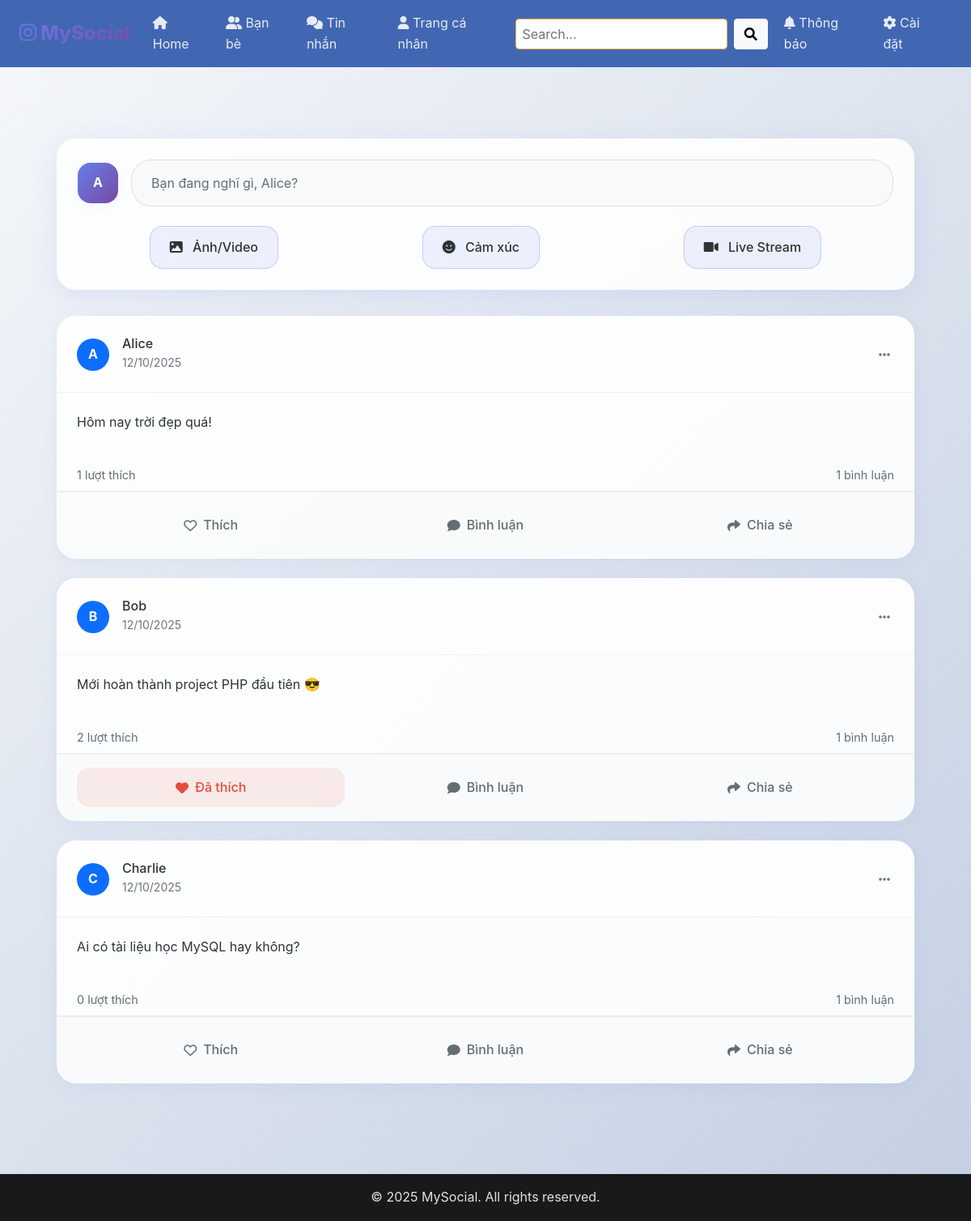
Page /app/views/pages/posts/home.php on the committed database.
### tables this page shows
CREATE TABLE Post (
    PostID INT AUTO_INCREMENT PRIMARY KEY,
    AuthorID INT NOT NULL,
    Content TEXT,
    PostTime DATETIME DEFAULT CURRENT_TIMESTAMP,
    SharedFromPostID INT NULL,
    FOREIGN KEY (AuthorID) REFERENCES Account(AccountID),
    FOREIGN KEY (SharedFromPostID) REFERENCES Post(PostID)
);

CREATE TABLE Account (
    AccountID INT AUTO_INCREMENT PRIMARY KEY,
    Email VARCHAR(100) UNIQUE NOT NULL,
    PasswordHash VARCHAR(255) NOT NULL,
    Username VARCHAR(50) UNIQUE NOT NULL
);

### core/Database.php (called while the page is built, shortened)
<?php
class Database {
    private $conn;
    public function __construct() {
        $this->conn = new mysqli(HOST, USER, PASSWORD, DB);
        $this->conn->set_charset("utf8mb4");
    }
    public function callProcedureSelect($procedureName, $params = []) {
        $placeholders = $params ? implode(',', array_fill(0, count($params), '?')) : '';
        $sql = "CALL $procedureName($placeholders)";
        $stmt = $this->conn->prepare($sql);
        if ($params) {
            $types = str_repeat('s', count($params));
            $stmt->bind_param($types, ...$params);
        }
        $stmt->execute();
        $result = $stmt->get_result();
        $data = [];
        if ($result) {
            while ($row = $result->fetch_assoc()) {
                $data[] = $row;
            }
        }
        return $data;
    }
}
?>

### app/controllers/PostController.php (called while the page is built, shortened)
<?php
require_once __DIR__ . '/../models/Post.php';
class PostController {
    public function getAllPosts() {
        try {
            $postModel = new Post(0);
            $postsFromDB = $postModel->getAll();
            $posts = [];
            if ($postsFromDB && is_array($postsFromDB)) {
                foreach ($postsFromDB as $row) {
                    $posts[] = $this->formatPostData($row);
                }
            }
            return $posts;
        } catch (Exception $e) {
            error_log("PostController::getAllPosts() - Error: " . $e->getMessage());
            return [[
                'post_id' => 0,
                'username' => 'System',
                'content' => 'Lỗi khi tải bài viết. Vui lòng thử lại sau.',
                'media_url' => null,
                'like_count' => 0,
                'comment_count' => 0,
                'created_at' => 'Vừa xong'
            ]];
        }
    }
    private function formatPostData($row) {
        $imageUrl = $row['ImageUrl'] ?? null;
        $createdAt = $this->formatTimeAgo($row['CreatedAt'] ?? $row['PostTime'] ?? null);
        return [
            'post_id' => $row['PostID'],
            'username' => $row['Username'] ?? 'Unknown User',
            'content' => $row['Content'] ?? '',
            'media_url' => $imageUrl,
            'like_count' => $row['LikeCount'] ?? 0,
            'comment_count' => $row['CommentCount'] ?? 0,
            'created_at' => $createdAt
        ];
    }
    private function formatTimeAgo($timestamp) {
        $createdAt = strtotime($timestamp);
        $now = time();
        $diff = $now - $createdAt;
        if ($diff < 0 || $diff < 60) {
            return 'Vừa xong';
        } elseif ($diff < 3600) {
            $minutes = floor($diff / 60);
            return $minutes . ' phút trước';
        } elseif ($diff < 86400) {
            $hours = floor($diff / 3600);
            return $hours . ' giờ trước';
        } elseif ($diff < 604800) {
            $days = floor($diff / 86400);
            return $days . ' ngày trước';
        } else {
            return date('d/m/Y', $createdAt);
        }
    }
}
?>

### app/models/Post.php (called while the page is built, shortened)
<?php
require_once __DIR__ . '/../../core/Database.php';
class Post {
    private $db;
    public function __construct($authorID, $content = "", $postID = null) {
        $this->db = new Database();
    }
    public function getAll() {
        return $this->db->callProcedureSelect("sp_GetAllPosts");
    }
}
?>

### app/views/components/posts/post-card.php (the view, shortened to what this page needs)
<?php
$post_id = $post['post_id'];
$username = $post['username'] ?? 'Unknown';
$content = $post['content'] ?? '';
$like_count = $post['like_count'] ?? 0;
$comment_count = $post['comment_count'] ?? 0;
$created_at = $post['created_at'] ?? 'Vừa xong';
$user_liked = ($post_id % 2 == 0);
?>
<div class="post-card mb-4" data-post-id="<?= $post_id ?>">
    <div class="post-header">
        <div class="d-flex align-items-center justify-content-between">
            <div class="d-flex align-items-center">
                <div class="bg-primary rounded-circle d-flex align-items-center justify-content-center me-3"
                     style="width: 40px; height: 40px;">
                    <span class="text-white fw-bold"><?= strtoupper(substr($username, 0, 1)) ?></span>
                </div>
                <div>
                    <h6 class="mb-0"><?= htmlspecialchars($username) ?></h6>
                    <small class="text-muted"><?= htmlspecialchars($created_at) ?></small>
                </div>
            </div>
            <div class="dropdown">
                <button class="btn btn-link text-muted p-1" data-bs-toggle="dropdown">
                    <i class="fas fa-ellipsis-h"></i>
                </button>
            </div>
        </div>
    </div>
    <div class="post-content">
        <?php if ($content): ?>
        <p class="post-text"><?= nl2br(htmlspecialchars($content)) ?></p>
        <?php endif; ?>
    </div>
    <div class="post-stats">
        <div class="like-reactions">
            <span class="like-count"><?= number_format($like_count) ?> lượt thích</span>
        </div>
        <span class="comment-count"><?= number_format($comment_count) ?> bình luận</span>
    </div>
    <div class="post-actions">
        <button class="action-btn like-btn <?= $user_liked ? 'liked' : '' ?>"
                data-post-id="<?= $post_id ?>">
            <i class="<?= $user_liked ? 'fas' : 'far' ?> fa-heart"></i>
            <span><?= $user_liked ? 'Đã thích' : 'Thích' ?></span>
        </button>
        <button class="action-btn comment-btn" data-post-id="<?= $post_id ?>">
            <i class="fas fa-comment"></i>
            <span>Bình luận</span>
        </button>
        <button class="action-btn share-btn" data-post-id="<?= $post_id ?>">
            <i class="fas fa-share"></i>
            <span>Chia sẻ</span>
        </button>
    </div>
</div>

### app/views/pages/posts/home.php (shortened to what this page needs)
<?php
require_once __DIR__ . '/../../../controllers/PostController.php';
$postController = new PostController();
$posts = $postController->getAllPosts();
?>
<!DOCTYPE html>
<html lang="vi">
<head>
    <link href="https://cdn.jsdelivr.net/npm/bootstrap@5.1.3/dist/css/bootstrap.min.css" rel="stylesheet">
    <link href="https://cdnjs.cloudflare.com/ajax/libs/font-awesome/6.0.0/css/all.min.css" rel="stylesheet">
    <link href="../../../../public/assets/css/theme.css" rel="stylesheet">
    <link href="../../../../public/assets/css/posts.css" rel="stylesheet">
</head>
<body>
    <div class="main-container">
        <div class="content-grid">
            <main class="center-feed">
                <?php include __DIR__ . '/create-post.php'; ?>
                <section class="posts-feed">
                    <?php foreach ($posts as $post): ?>
                        <?php include __DIR__ . '/../../components/posts/post-card.php'; ?>
                    <?php endforeach; ?>
                </section>
            </main>
        </div>
    </div>
</body>
</html>
<?php
$content = ob_get_clean();
require_once __DIR__ . '/../../layouts/main.php';

### app/views/pages/posts/create-post.php
<?php
$currentUser = $_SESSION['username'] ?? 'User';
?>
<div class="create-post-card">
    <div class="d-flex align-items-center mb-4">
        <div class="user-avatar me-3">
            <?= strtoupper(substr($currentUser, 0, 1)) ?>
        </div>
        <div class="flex-grow-1">
            <input type="text"
                   class="form-control create-post-input"
                   placeholder="Bạn đang nghĩ gì, <?= htmlspecialchars($currentUser) ?>?"
                   data-bs-toggle="modal"
                   data-bs-target="#createPostModal"
                   readonly>
        </div>
    </div>
    <div class="d-flex justify-content-around">
        <button class="create-post-btn"
                data-bs-toggle="modal"
                data-bs-target="#createPostModal">
            <i class="fas fa-image me-2"></i>
            Ảnh/Video
        </button>
        <button class="create-post-btn"
                data-bs-toggle="modal"
                data-bs-target="#createPostModal">
            <i class="fas fa-smile me-2"></i>
            Cảm xúc
        </button>
        <button class="create-post-btn"
                data-bs-toggle="modal"
                data-bs-target="#createPostModal">
            <i class="fas fa-video me-2"></i>
            Live Stream
        </button>
    </div>
</div>

### app/views/layouts/main.php (shortened to what this page needs)
<!DOCTYPE html>
<html lang="vi">
<head>
  <link href="https://cdn.jsdelivr.net/npm/bootstrap@5.3.3/dist/css/bootstrap.min.css" rel="stylesheet">
  <link href="https://cdnjs.cloudflare.com/ajax/libs/font-awesome/6.4.0/css/all.min.css" rel="stylesheet">
    <link rel="stylesheet" href="/WEB-SN/public/assets/css/variables.css">
    <link rel="stylesheet" href="/WEB-SN/public/assets/css/layout.css">
</head>
<body>
  <?php include __DIR__ . '/../components/layout/navbar.php'; ?>
  <main class="container my-4">
    <?php echo $content ?? ''; ?>
  </main>
  <?php include __DIR__ . '/../components/layout/footer.php'; ?>
</body>
</html>

### app/views/components/layout/navbar.php (shortened to what this page needs)
<nav class="navbar navbar-expand-lg">
  <div class="container-fluid">
    <a class="navbar-brand" href="index.php">
      <i class="fa-brands fa-instagram"></i> MySocial
    </a>
    <div class="collapse navbar-collapse" id="navbarNav">
      <ul class="navbar-nav me-auto mb-2 mb-lg-0">
        <li class="nav-item mx-1">
          <a class="nav-link active" href="../../pages/posts/home.php">
            <i class="fa-solid fa-house"></i>
            <span class="d-none d-lg-inline">Home</span>
          </a>
        </li>
        <li class="nav-item mx-1">
          <a class="nav-link" href="../../pages/friends/index.php">
            <i class="fa-solid fa-user-friends"></i>
            <span class="d-none d-lg-inline">Bạn bè</span>
          </a>
        </li>
        <li class="nav-item mx-1">
          <a class="nav-link" href="../../pages/messages/index.php">
            <i class="fa-solid fa-comments"></i>
            <span class="d-none d-lg-inline">Tin nhắn</span>
          </a>
        </li>
        <li class="nav-item mx-1">
          <a class="nav-link" href="../../pages/profile/profile.php">
            <i class="fa-solid fa-user"></i>
            <span class="d-none d-lg-inline">Trang cá nhân</span>
          </a>
        </li>
      </ul>
      <?php include __DIR__ . '/search-bar.php'; ?>
      <ul class="navbar-nav ms-auto mb-2 mb-lg-0">
        <li class="nav-item mx-1">
          <a class="nav-link" href="../../pages/notifications/index.php">
            <i class="fa-solid fa-bell"></i>
            <span class="d-none d-lg-inline">Thông báo</span>
          </a>
        </li>
        <li class="nav-item mx-1">
          <a class="nav-link" href="settings.php">
            <i class="fa-solid fa-gear"></i>
            <span class="d-none d-lg-inline">Cài đặt</span>
          </a>
        </li>
      </ul>
    </div>
  </div>
</nav>

### app/views/components/layout/search-bar.php
<div class="search-bar mx-2">
  <form action="search.php" method="get" class="d-flex">
    <input class="form-control me-2" type="text" name="q" placeholder="Search...">
    <button class="btn btn-light" type="submit">
      <i class="fa-solid fa-search"></i>
    </button>
  </form>
</div>

### app/views/components/layout/footer.php
<footer class="footer text-center py-3">
  <p class="mb-0">&copy; <?php echo date("Y"); ?> MySocial. All rights reserved.</p>
</footer>

### public/assets/css/variables.css (style rules this page uses)
:root { --color-primary: #4267B2; --color-secondary: #FCAF45; --color-accent-red: #FD1D1D; --color-accent-purple: #833AB4; --color-bg-light: #FFFFFF; --color-bg-dark: #18191A; --color-text-dark: rgba(0, 0, 0, 0.87); --color-text-dark-secondary: rgba(0, 0, 0, 0.54); --color-text-dark-disabled: rgba(0, 0, 0, 0.38); --color-text-light: rgba(255, 255, 255, 0.87); --color-text-light-secondary: rgba(255, 255, 255, 0.54); --color-text-light-disabled: rgba(255, 255, 255, 0.38); --font-family: 'Roboto', sans-serif; --font-size-base: 16px; --font-size-sm: 14px; --font-size-lg: 18px; --spacing-xs: 4px; --spacing-sm: 8px; --spacing-md: 16px; --spacing-lg: 24px; --spacing-xl: 32px; --radius-sm: 4px; --radius-md: 8px; --radius-lg: 16px; --shadow-sm: 0 1px 2px rgba(0, 0, 0, 0.1); --shadow-md: 0 2px 4px rgba(0, 0, 0, 0.15); --shadow-lg: 0 4px 8px rgba(0, 0, 0, 0.2); }

### public/assets/css/layout.css (style rules this page uses)
.navbar { background-color: var(--color-primary) !important; }
.navbar .nav-link, .navbar .navbar-brand { color: var(--color-text-light) !important; transition: all 0.3s; }
.search-bar input { border-radius: var(--radius-sm); border: 1px solid var(--color-secondary); padding: 0.25rem 0.5rem; }
.footer { background-color: var(--color-bg-dark); color: var(--color-text-light); padding: 1rem 0; text-align: center; }
html, body { height: 100%; margin: 0; }
body { display: flex; flex-direction: column; font-family: Arial, sans-serif; }
main { flex: 1; padding-top: 1rem; padding-bottom: 1rem; }

### public/assets/css/theme.css (style rules this page uses)
:root { --primary-gradient: linear-gradient(135deg, #667eea 0%, #764ba2 100%); --secondary-gradient: linear-gradient(135deg, #f093fb 0%, #f5576c 100%); --accent-gradient: linear-gradient(135deg, #4facfe 0%, #00f2fe 100%); --success-gradient: linear-gradient(135deg, #43e97b 0%, #38f9d7 100%); --bg-main: linear-gradient(135deg, #f5f7fa 0%, #c3cfe2 100%); --bg-card: rgba(255, 255, 255, 0.9); --bg-card-hover: rgba(255, 255, 255, 0.95); --shadow-light: 0 4px 20px rgba(102, 126, 234, 0.08); --shadow-medium: 0 8px 32px rgba(102, 126, 234, 0.12); --shadow-heavy: 0 12px 40px rgba(102, 126, 234, 0.16); --text-primary: #2d3436; --text-secondary: #636e72; --text-muted: #b2bec3; --border-radius: 16px; --border-radius-lg: 24px; --transition: all 0.3s cubic-bezier(0.4, 0, 0.2, 1); }
body { background: var(--bg-main) !important; font-family: 'Inter', -apple-system, BlinkMacSystemFont, 'Segoe UI', sans-serif !important; color: var(--text-primary) !important; line-height: 1.6; }
.main-container { max-width: 1400px; margin: 0 auto; padding: 2rem 1rem; }
.content-grid { display: grid; grid-template-columns: 280px 1fr 320px; gap: 2rem; align-items: start; }
@media (max-width: 1200px) { .content-grid { grid-template-columns: 1fr; gap: 1.5rem; } }
.navbar-brand { background: var(--primary-gradient); -webkit-background-clip: text; -webkit-text-fill-color: transparent; background-clip: text; font-weight: 800; font-size: 1.5rem; text-decoration: none; }
.user-avatar { width: 50px; height: 50px; border-radius: var(--border-radius); background: var(--primary-gradient); display: flex; align-items: center; justify-content: center; color: white; font-weight: 700; margin-right: 1rem; box-shadow: var(--shadow-light); }

### rows in the picture
post: AuthorID.Username "A", AuthorID.Username "Alice", content "Hôm nay trời đẹp quá!", like_count "1", comment_count "1", shows "Thích"
post: AuthorID.Username "B", AuthorID.Username "Bob", content "Mới hoàn thành project PHP đầu tiên 😎", like_count "2", comment_count "1", shows "Đã thích"
post: AuthorID.Username "C", AuthorID.Username "Charlie", content "Ai có tài liệu học MySQL hay không?", like_count "0", comment_count "1", shows "Thích"

### other values in the picture
substr($currentUser, 0, 1) "A"
